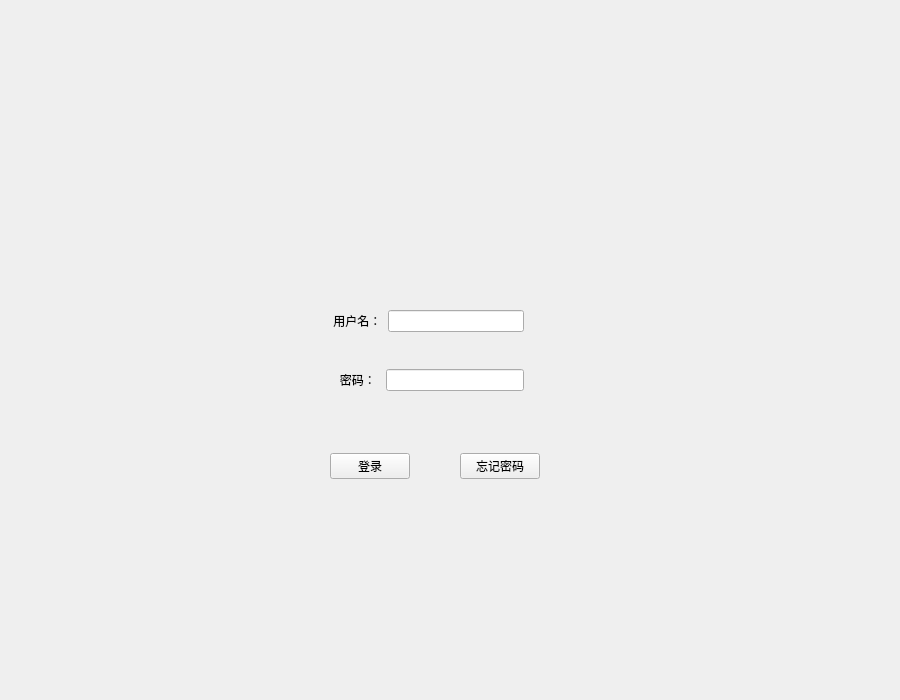
<?xml version="1.0" encoding="UTF-8"?>
<ui version="4.0">
 <class>welcome</class>
 <widget class="QWidget" name="welcome">
  <property name="geometry">
   <rect>
    <x>0</x>
    <y>0</y>
    <width>900</width>
    <height>700</height>
   </rect>
  </property>
  <property name="windowTitle">
   <string>登录界面</string>
  </property>
  <widget class="QLabel" name="label">
   <property name="geometry">
    <rect>
     <x>280</x>
     <y>160</y>
     <width>301</width>
     <height>101</height>
    </rect>
   </property>
   <property name="text">
    <string/>
   </property>
   <property name="pixmap">
    <pixmap resource="pic.qrc">:/pic/welcome.png</pixmap>
   </property>
   <property name="scaledContents">
    <bool>true</bool>
   </property>
  </widget>
  <widget class="QWidget" name="verticalLayoutWidget">
   <property name="geometry">
    <rect>
     <x>330</x>
     <y>310</y>
     <width>194</width>
     <height>81</height>
    </rect>
   </property>
   <layout class="QGridLayout" name="gridLayout">
    <item row="0" column="0">
     <layout class="QHBoxLayout" name="horizontalLayout_4">
      <item>
       <widget class="QLabel" name="label_2">
        <property name="text">
         <string> 用户名：</string>
        </property>
       </widget>
      </item>
      <item>
       <widget class="QLineEdit" name="lineEdit"/>
      </item>
     </layout>
    </item>
    <item row="1" column="0">
     <spacer name="verticalSpacer_3">
      <property name="orientation">
       <enum>Qt::Vertical</enum>
      </property>
      <property name="sizeHint" stdset="0">
       <size>
        <width>20</width>
        <height>13</height>
       </size>
      </property>
     </spacer>
    </item>
    <item row="2" column="0">
     <layout class="QHBoxLayout" name="horizontalLayout_5">
      <item>
       <widget class="QLabel" name="label_3">
        <property name="text">
         <string>   密码： </string>
        </property>
       </widget>
      </item>
      <item>
       <widget class="QLineEdit" name="lineEdit_2"/>
      </item>
     </layout>
    </item>
   </layout>
  </widget>
  <widget class="QWidget" name="horizontalLayoutWidget_3">
   <property name="geometry">
    <rect>
     <x>330</x>
     <y>450</y>
     <width>210</width>
     <height>32</height>
    </rect>
   </property>
   <layout class="QHBoxLayout" name="horizontalLayout_6">
    <item>
     <widget class="QPushButton" name="login_bt">
      <property name="text">
       <string>登录</string>
      </property>
     </widget>
    </item>
    <item>
     <spacer name="horizontalSpacer_3">
      <property name="orientation">
       <enum>Qt::Horizontal</enum>
      </property>
      <property name="sizeHint" stdset="0">
       <size>
        <width>40</width>
        <height>20</height>
       </size>
      </property>
     </spacer>
    </item>
    <item>
     <widget class="QPushButton" name="forgot_bt">
      <property name="text">
       <string>忘记密码</string>
      </property>
     </widget>
    </item>
   </layout>
  </widget>
 </widget>
 <resources>
  <include location="pic.qrc"/>
 </resources>
 <connections/>
</ui>
